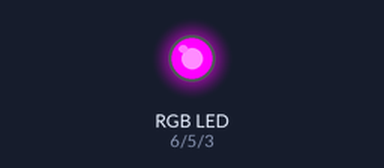
Recording of a sketch running on a simulated Arduino Uno, built with avr-gcc and run on an emulated ATmega328P. Parts: an RGB LED mixed from three pins (HIGH = lit).

Above: at 0.1 s.
Timing chart, 0 to 1.6 s (numbered marks = the images above):
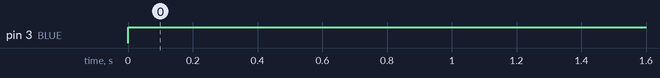

The sketch:

RGB_LED_SingleColor.ino
```cpp
//www.elegoo.com
//2016.12.8

// Define Pins
#define BLUE 3
#define GREEN 5
#define RED 6

void setup()
{
pinMode(RED, OUTPUT);
pinMode(GREEN, OUTPUT);
pinMode(BLUE, OUTPUT);
digitalWrite(RED, HIGH);
digitalWrite(GREEN, LOW);
digitalWrite(BLUE, LOW);
}

// define variables
int redValue;
int greenValue;
int blueValue;

// main loop
void loop()
{
#define delayTime 10 // fading time between colors

redValue = 255; // choose a value between 1 and 255 to change the color.
greenValue = 0;
blueValue = 255;

//Use analogWrite to output the color value to the corresponding color pin.
analogWrite(RED, redValue);
analogWrite(GREEN, greenValue);
analogWrite(BLUE, blueValue);
delay(delayTime);


}
```

Measured:
- by itself, pin 3 (BLUE): LOW → HIGH at 0.00 s
